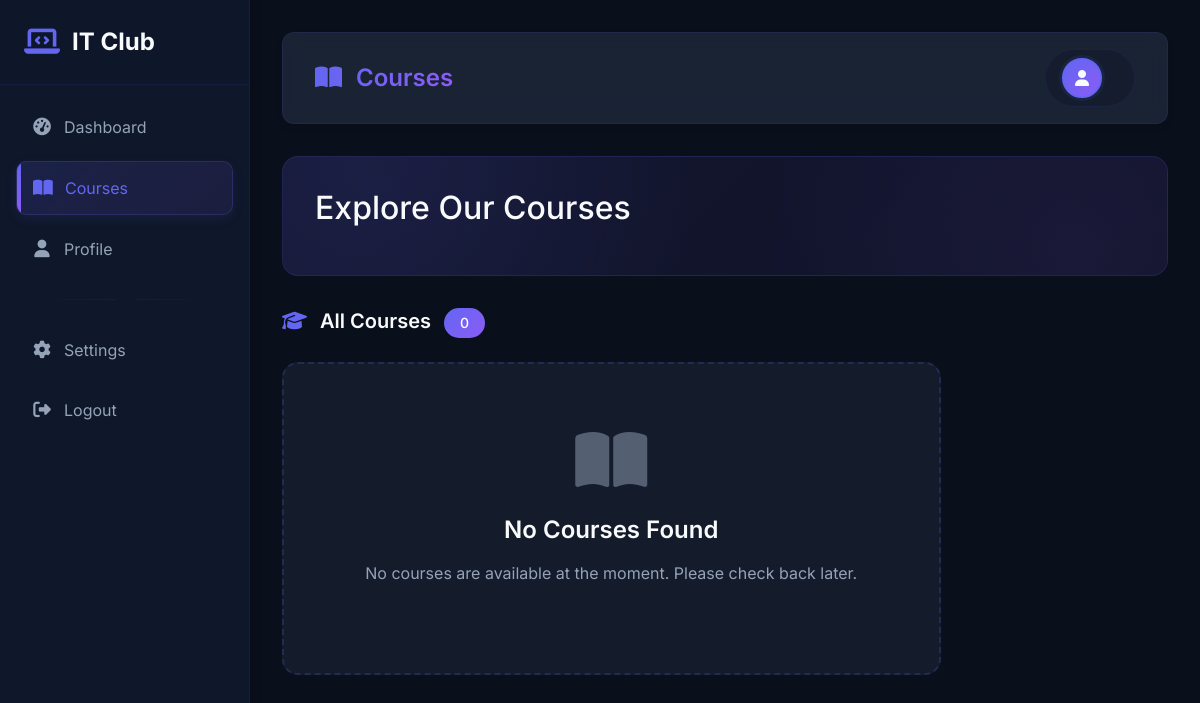
The app's page /courses, older data.
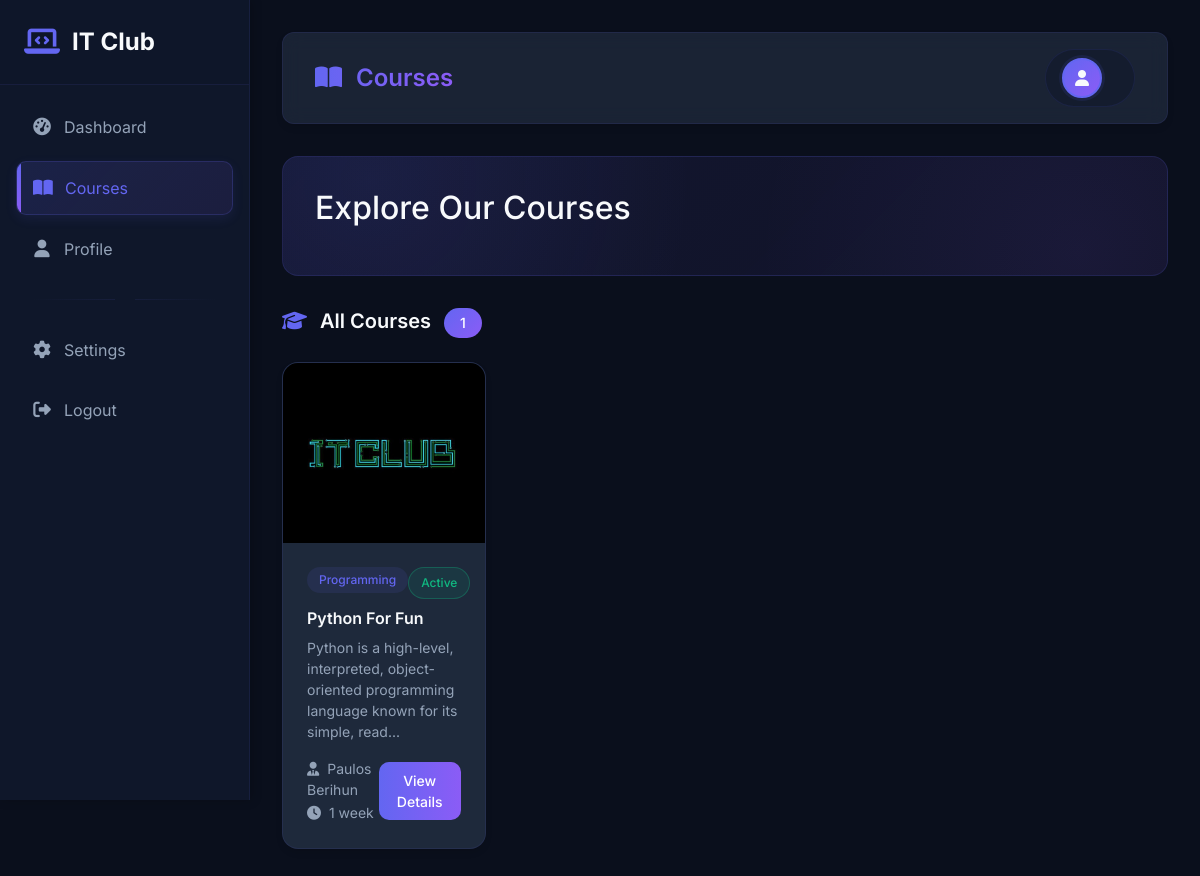
The same page, newer data.
### tables this page shows
CREATE TABLE courses (
        id INTEGER PRIMARY KEY AUTOINCREMENT,
        title TEXT NOT NULL,
        time TEXT,
        category TEXT,
        teacher TEXT,
        description TEXT,
        course_video TEXT,
        course_material TEXT,
        thumbnail TEXT,
        is_featured INTEGER DEFAULT 0,
        status TEXT DEFAULT 'active',
        created_at TIMESTAMP DEFAULT CURRENT_TIMESTAMP
    );

### app.py (the view)
@app.route('/courses')
def courses():
    db = get_db()
    category = request.args.get('category')
    search = request.args.get('search')
    query = 'SELECT * FROM courses WHERE status = "active"'
    params = []
    if category:
        query += ' AND category = ?'
        params.append(category)
    if search:
        query += ' AND (title LIKE ? OR description LIKE ? OR teacher LIKE ?)'
        search_term = f'%{search}%'
        params.extend([search_term, search_term, search_term])
    query += ' ORDER BY created_at DESC'
    courses_list = db.execute(query, params).fetchall()
    categories = db.execute('SELECT DISTINCT category FROM courses WHERE category IS NOT NULL').fetchall()
    member = None
    if session.get('member_id'):
        mrow = db.execute('SELECT * FROM members WHERE id = ?', (session['member_id'],)).fetchone()
        member = row_to_dict(mrow) if mrow else None
        if member:
            member['profile_picture'] = resolve_media_path(member.get('profile_picture'))
    return render_template('main/courses.html',
                          courses=courses_list,
                          categories=categories,
                          selected_category=category,
                          search_query=search,
                          member=member)

### app.py (called while the page is built)
def get_db():
    if 'db' not in g:
        g.db = sqlite3.connect(app.config['DATABASE'])
        g.db.row_factory = sqlite3.Row
    return g.db

### templates/main/courses.html (shortened to what the changed rows need)
<!DOCTYPE html>
<html lang="en">
<head>
    <link href="https://cdn.jsdelivr.net/npm/bootstrap@5.3.0/dist/css/bootstrap.min.css" rel="stylesheet">
    <link rel="stylesheet" href="https://cdnjs.cloudflare.com/ajax/libs/font-awesome/6.4.0/css/all.min.css">
    <link rel="stylesheet" href="{{ url_for('static', filename='css/user.css') }}">
</head>
<body>
    <div class="dashboard-container">
        <main class="main-content">
            <div class="top-bar">
                <h1 class="h4 mb-0 text-gradient">
                    <i class="fas fa-book-open me-2"></i>
                </h1>
            </div>
            <div class="courses-header">
                <h1 class="h2 text-white mb-3">Explore Our Courses</h1>
           </div>
            <div class="row">
                <div class="col-lg-9">
                    <div class="d-flex justify-content-between align-items-center mb-4">
                        <h5 class="text-white mb-0">
                            {% if selected_category %}
                            <i class="fas fa-folder me-2 text-primary"></i>
                            {{ selected_category }}
                            {% else %}
                            <i class="fas fa-graduation-cap me-2 text-primary"></i>
                            All Courses
                            {% endif %}
                            <span class="badge bg-primary ms-2">{{ courses|length }}</span>
                        </h5>
                    </div>
                    {% if courses %}
                    <div class="row row-cols-1 row-cols-md-2 row-cols-lg-3 g-4">
                        {% for course in courses %}
                        <div class="col">
                            <div class="course-card card-custom position-relative">
                                {% if course.thumbnail %}
                                <img src="{{ course.thumbnail }}" class="course-thumbnail" alt="{{ course.title }}">
                                {% else %}
                                <div class="course-thumbnail bg-dark d-flex align-items-center justify-content-center">
                                    <i class="fas fa-graduation-cap fa-3x text-primary"></i>
                                </div>
                                {% endif %}
                                <div class="card-body">
                                    <div class="d-flex justify-content-between align-items-start mb-2">
                                        <span class="course-category">{{ course.category or 'General' }}</span>
                                        {% if course.status == 'active' %}
                                        <span class="badge-custom badge-active">Active</span>
                                        {% endif %}
                                    </div>
                                    <h6 class="text-white mb-2">{{ course.title }}</h6>
                                    <p class="small text-secondary mb-3">
                                        {{ course.description[:100] }}{% if course.description|length > 100 %}...{% endif %}
                                    </p>
                                    <div class="d-flex justify-content-between align-items-center">
                                        <div>
                                            <small class="text-secondary d-block">
                                                <i class="fas fa-user-tie me-1"></i>
                                                {{ course.teacher or 'Instructor' }}
                                            </small>
                                            {% if course.time %}
                                            <small class="text-secondary">
                                                <i class="fas fa-clock me-1"></i>
                                                {{ course.time }}
                                            </small>
                                            {% endif %}
                                        </div>
                                        <a href="{{ url_for('course_details', course_id=course.id) }}"
                                           class="btn btn-sm btn-primary-custom">
                                            View Details
                                        </a>
                                    </div>
                                </div>
                            </div>
                        </div>
                        {% endfor %}
                    </div>
                    {% else %}
                    <div class="empty-state">
                        <i class="fas fa-book-open fa-4x text-secondary mb-4"></i>
                        <h4 class="text-white mb-3">No Courses Found</h4>
                        <p class="text-secondary mb-4">
                            {% if search_query %}
                            No courses match your search criteria. Try different keywords or categories.
                            {% else %}
                            No courses are available at the moment. Please check back later.
                            {% endif %}
                        </p>
                    </div>
                    {% endif %}
                </div>
            </div>
        </main>
    </div>
</body>
</html>

Row changes from the older to the newer data that the page shows:
added courses: thumbnail (picture), category "Programming", status "Active", title "Python For Fun", description "Python is a high-level, interpreted, object-oriented programming language known for its simple, read", teacher "Paulos Berihun", time "1 week"
Text that changed along with them:
{{ courses|length }}: "0" → "1"
text no longer shown: "No Courses Found No courses are available at the moment. Please check back later."
